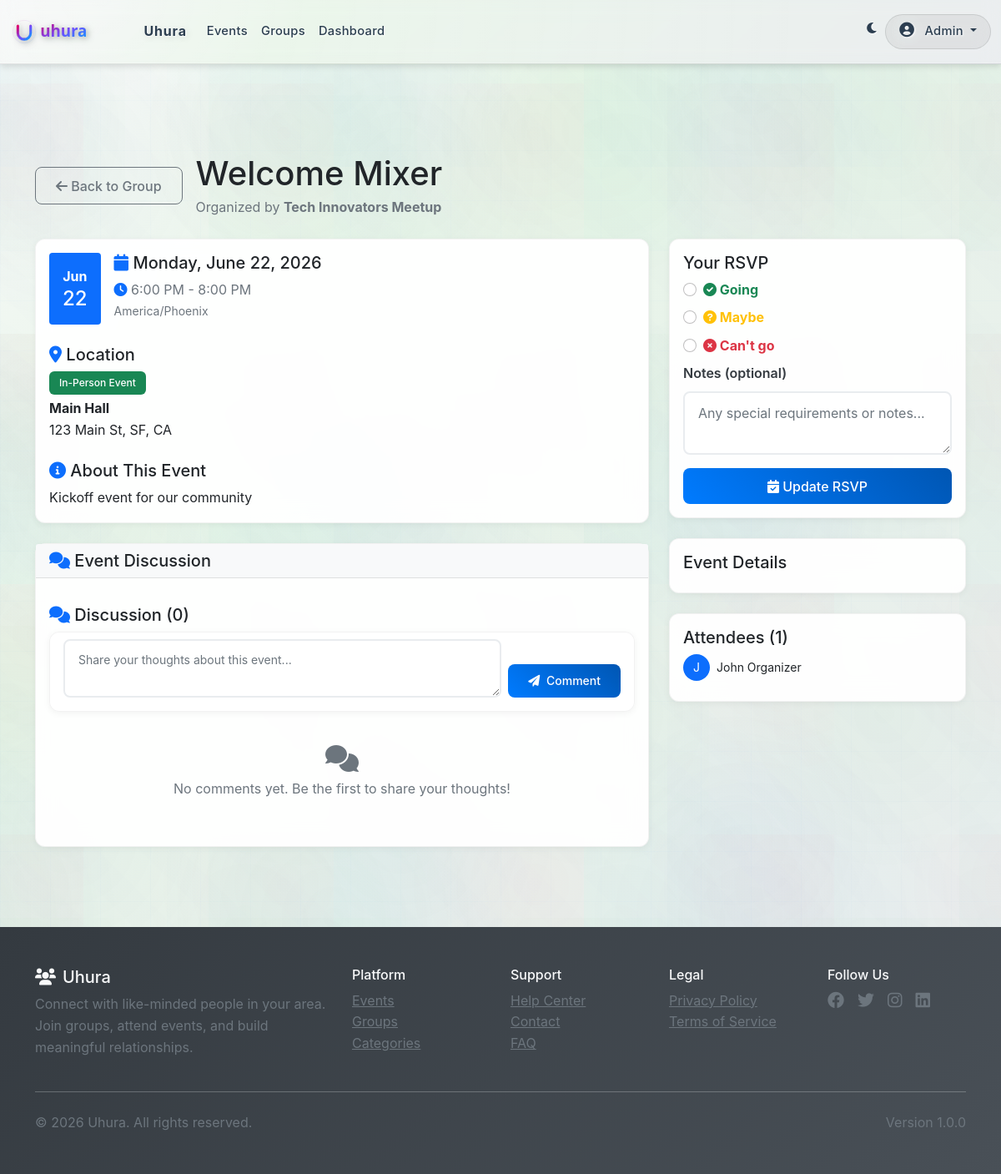
/event-detail.php?slug=welcome-mixer (signed in), run on the app's committed database.
### tables this page shows
CREATE TABLE IF NOT EXISTS `users` (
  `id` INT UNSIGNED NOT NULL AUTO_INCREMENT,
  `username` VARCHAR(50) NOT NULL UNIQUE,
  `email` VARCHAR(255) NOT NULL UNIQUE,
  `password_hash` VARCHAR(255) NOT NULL,
  `first_name` VARCHAR(100) NOT NULL,
  `last_name` VARCHAR(100) NOT NULL,
  `phone` VARCHAR(20) NULL,
  `bio` TEXT NULL,
  `profile_image` VARCHAR(255) NULL,
  `role` ENUM('member','organizer','admin','super_admin') DEFAULT 'member',
  `status` TINYINT NOT NULL DEFAULT 1 COMMENT '1=active,0=inactive,2=pending,3=suspended',
  `membership_expires_at` DATETIME NULL,
  `membership_paid` TINYINT(1) NOT NULL DEFAULT 0,
  `points` INT NOT NULL DEFAULT 0,
  `last_login` DATETIME NULL,
  `login_attempts` INT NOT NULL DEFAULT 0,
  `locked_until` DATETIME NULL,
  `email_verified` TINYINT(1) NOT NULL DEFAULT 0,
  `email_verification_token` VARCHAR(255) NULL,
  `password_reset_token` VARCHAR(255) NULL,
  `password_reset_expires` DATETIME NULL,
  `created_at` TIMESTAMP NULL DEFAULT CURRENT_TIMESTAMP,
  `updated_at` TIMESTAMP NULL DEFAULT CURRENT_TIMESTAMP ON UPDATE CURRENT_TIMESTAMP,
  PRIMARY KEY (`id`),
  KEY `idx_users_email` (`email`),
  KEY `idx_users_username` (`username`),
  KEY `idx_users_status` (`status`)
);

CREATE TABLE IF NOT EXISTS `events` (
  `id` INT UNSIGNED NOT NULL AUTO_INCREMENT,
  `title` VARCHAR(255) NOT NULL,
  `slug` VARCHAR(255) NOT NULL UNIQUE,
  `description` TEXT NULL,
  `group_id` INT UNSIGNED NOT NULL,
  `created_by` INT UNSIGNED NOT NULL,
  `event_date` DATE NOT NULL,
  `start_time` TIME NOT NULL,
  `end_time` TIME NULL,
  `timezone` VARCHAR(64) NOT NULL DEFAULT 'UTC',
  `location_type` ENUM('in_person','online','hybrid') NOT NULL DEFAULT 'in_person',
  `venue_name` VARCHAR(255) NULL,
  `venue_address` VARCHAR(500) NULL,
  `online_link` VARCHAR(500) NULL,
  `max_attendees` INT NULL,
  `registration_deadline` DATETIME NULL,
  `price` DECIMAL(10,2) NOT NULL DEFAULT 0.00,
  `currency` VARCHAR(3) NOT NULL DEFAULT 'USD',
  `cover_image` VARCHAR(255) NULL,
  `tags` JSON NULL,
  `requirements` TEXT NULL,
  `status` ENUM('draft','published','cancelled','completed') NOT NULL DEFAULT 'draft',
  `created_at` TIMESTAMP NULL DEFAULT CURRENT_TIMESTAMP,
  `updated_at` TIMESTAMP NULL DEFAULT CURRENT_TIMESTAMP ON UPDATE CURRENT_TIMESTAMP,
  PRIMARY KEY (`id`),
  KEY `idx_events_slug` (`slug`),
  KEY `idx_events_group` (`group_id`),
  KEY `idx_events_date_time` (`event_date`,`start_time`),
  CONSTRAINT `fk_events_group` FOREIGN KEY (`group_id`) REFERENCES `groups`(`id`) ON DELETE CASCADE,
  CONSTRAINT `fk_events_creator` FOREIGN KEY (`created_by`) REFERENCES `users`(`id`) ON DELETE CASCADE
);

CREATE TABLE IF NOT EXISTS `groups` (
  `id` INT UNSIGNED NOT NULL AUTO_INCREMENT,
  `name` VARCHAR(255) NOT NULL,
  `slug` VARCHAR(255) NOT NULL UNIQUE,
  `description` TEXT NULL,
  `image` VARCHAR(255) NULL,
  `privacy` ENUM('public','private','secret') NOT NULL DEFAULT 'public',
  `category_id` INT UNSIGNED NULL,
  `location_city` VARCHAR(100) NULL,
  `location_state` VARCHAR(100) NULL,
  `location_country` VARCHAR(100) NULL,
  `latitude` DECIMAL(10,8) NULL,
  `longitude` DECIMAL(11,8) NULL,
  `member_count` INT NOT NULL DEFAULT 0,
  `created_by` INT UNSIGNED NOT NULL,
  `status` TINYINT NOT NULL DEFAULT 1,
  `created_at` TIMESTAMP NULL DEFAULT CURRENT_TIMESTAMP,
  `updated_at` TIMESTAMP NULL DEFAULT CURRENT_TIMESTAMP ON UPDATE CURRENT_TIMESTAMP,
  PRIMARY KEY (`id`),
  KEY `idx_groups_slug` (`slug`),
  KEY `idx_groups_created_by` (`created_by`),
  CONSTRAINT `fk_groups_category` FOREIGN KEY (`category_id`) REFERENCES `categories`(`id`) ON DELETE SET NULL,
  CONSTRAINT `fk_groups_created_by` FOREIGN KEY (`created_by`) REFERENCES `users`(`id`) ON DELETE CASCADE
);

CREATE TABLE IF NOT EXISTS `event_attendees` (
  `id` INT UNSIGNED NOT NULL AUTO_INCREMENT,
  `event_id` INT UNSIGNED NOT NULL,
  `user_id` INT UNSIGNED NOT NULL,
  `status` ENUM('going','maybe','not_going','waitlist') NOT NULL DEFAULT 'going',
  `notes` TEXT NULL,
  `registered_at` TIMESTAMP NULL DEFAULT CURRENT_TIMESTAMP,
  PRIMARY KEY (`id`),
  UNIQUE KEY `uq_event_user` (`event_id`,`user_id`),
  KEY `idx_event_attendees_user` (`user_id`),
  CONSTRAINT `fk_event_attendees_event` FOREIGN KEY (`event_id`) REFERENCES `events`(`id`) ON DELETE CASCADE,
  CONSTRAINT `fk_event_attendees_user` FOREIGN KEY (`user_id`) REFERENCES `users`(`id`) ON DELETE CASCADE
);

### event-detail.php (the view, shortened to what the rows shown need)
<?php
require_once ROOT_PATH . '/src/helpers/functions.php';
require_once ROOT_PATH . '/src/models/Event.php';
require_once ROOT_PATH . '/src/models/User.php';
$eventModel = new Event();
$userModel  = new User();
$slug = $_GET['slug'] ?? '';
$event = $eventModel->getBySlug($slug);
$userId            = $_SESSION['user_id'] ?? null;
$userHasMembership = $userId ? $userModel->hasMembership($userId) : false;
$userRsvp          = $userId ? $eventModel->getUserRSVP($event['id'], $userId) : null;
$dt  = new DateTime("{$event['event_date']} {$event['start_time']}");
$attendees = $eventModel->getAttendees($event['id'], 'going');
$pageTitle = htmlspecialchars($event['title']);
require_once __DIR__ . '/src/views/layouts/header.php';
?>
<div class="container mt-4">
    <div class="d-flex align-items-center mb-4">
        <div class="flex-grow-1">
            <h1 class="mb-1"><?= $pageTitle ?></h1>
            <p class="text-muted mb-0">Organized by <strong><?= htmlspecialchars($event['group_name']) ?></strong></p>
        </div>
    </div>
    <div class="row">
        <div class="col-lg-8">
            <div class="card shadow-sm mb-4">
                <div class="card-body">
                    <div class="d-flex mb-4">
                        <div class="p-3 text-white bg-primary rounded text-center me-3">
                            <div class="fw-bold"><?= $dt->format('M') ?></div>
                            <div class="h4 mb-0"><?= $dt->format('d') ?></div>
                        </div>
                        <div>
                            <h5><i class="fas fa-calendar text-primary"></i> <?= $dt->format('l, F j, Y') ?></h5>
                            <p class="text-muted mb-0">
                                <i class="fas fa-clock text-primary"></i>
                                <?= date('g:i A', strtotime($event['start_time'])) ?>
                                <?= $event['end_time'] ? ' - ' . date('g:i A', strtotime($event['end_time'])) : '' ?>
                            </p>
                            <small class="text-muted"><?= htmlspecialchars($event['timezone'] ?? 'America/Phoenix') ?></small>
                        </div>
                    </div>
                    <h5 class="mb-2"><i class="fas fa-map-marker-alt text-primary"></i> Location</h5>
                    <?php
                        $locType = $event['location_type'];
                        $venue   = htmlspecialchars($event['venue_name'] ?? '');
                        $addr    = htmlspecialchars($event['venue_address'] ?? '');
                        $link    = htmlspecialchars($event['online_link'] ?? '');
                    ?>
                    <?php if ($locType === 'online'): ?>
                        <p class="mb-1"><span class="badge bg-info">Online Event</span></p>
                        <?php if ($link && $userRsvp && $userRsvp['status'] === 'going'): ?>
                            <a href="<?= $link ?>" class="btn btn-sm btn-outline-primary" target="_blank"><i class="fas fa-video"></i> Join Online</a>
                        <?php elseif ($link): ?>
                            <p class="text-muted"><i class="fas fa-lock"></i> Online link available to confirmed attendees</p>
                        <?php endif; ?>
                    <?php else: ?>
                        <p class="mb-1"><span class="badge bg-success">In-Person Event</span></p>
                        <p class="mb-0"><strong><?= $venue ?></strong><br><?= $addr ?></p>
                    <?php endif; ?>
                    <?php if (!empty($event['description'])): ?>
                        <div class="mt-4">
                            <h5 class="mb-2"><i class="fas fa-info-circle text-primary"></i> About This Event</h5>
                            <div class="event-description"><?= nl2br(htmlspecialchars($event['description'])) ?></div>
                        </div>
                    <?php endif; ?>
                </div>
            </div>
        </div>
        <div class="col-lg-4">
            <?php if (!empty($attendees)): ?>
                <div class="card shadow-sm">
                    <div class="card-body">
                        <?php foreach (array_slice($attendees, 0, 10) as $a): ?>
                            <div class="d-flex align-items-center mb-2">
                                <div class="bg-primary text-white rounded-circle d-flex align-items-center justify-content-center me-2"
                                     style="width:32px;height:32px;font-size:14px;">
                                    <?= strtoupper(substr($a['name'], 0, 1)) ?>
                                </div>
                                <span class="small"><?= htmlspecialchars($a['name']) ?></span>
                            </div>
                        <?php endforeach; ?>
                    </div>
                </div>
            <?php endif; ?>
        </div>
    </div>
</div>
<?php require_once __DIR__ . '/src/views/layouts/footer.php'; ?>

### src/views/layouts/header.php (shortened to what the rows shown need)
<!DOCTYPE html>
<html lang="en">
<head>
    <link href="https://cdn.jsdelivr.net/npm/bootstrap@5.1.3/dist/css/bootstrap.min.css" rel="stylesheet">
    <link href="https://cdnjs.cloudflare.com/ajax/libs/font-awesome/6.0.0/css/all.min.css" rel="stylesheet">
    <?php if (file_exists(ROOT_PATH . '/assets/css/clean-style.css')): ?>
        <link href="assets/css/clean-style.css" rel="stylesheet">
    <?php endif; ?>
    <link href="<?php echo BASE_URL; ?>/assets/css/header-responsive.css" rel="stylesheet">
</head>
<body>
    <nav class="fixed-top navbar navbar-expand-lg navbar-dark bg-primary">
        <div class="container">
            <div class="collapse navbar-collapse" id="navbarNav">
                <ul class="navbar-nav">
                    <?php if (isLoggedIn()): ?>
                        <?php $currentUser = getCurrentUser(); ?>
                        <?php $navbarFirstName = getUserFirstName($currentUser); ?>
                        <li class="nav-item dropdown">
                            <a class="nav-link dropdown-toggle" href="#" id="navbarDropdown" role="button" data-bs-toggle="dropdown" aria-expanded="false">
                                <i class="fas fa-user-circle me-1"></i>
                                <?php echo htmlspecialchars($navbarFirstName); ?>
                            </a>
                        </li>
                    <?php endif; ?>
                </ul>
            </div>
        </div>
    </nav>
    <main class="py-4" style="padding-top: 80px !important;">

### data on the page
users: first_name "Admin"
events: title "Welcome Mixer", group.name "Tech Innovators Meetup", $dt->format('M') "Jun", $dt->format('d') "22", $dt->format('l, F j, Y') "Monday, June 22, 2026", start_time "6:00 PM", end_time "8:00 PM", timezone "America/Phoenix", venue_name "Main Hall", venue_address "123 Main St, SF, CA", description "Kickoff event for our community"
event_attendees: name "J", name "John Organizer"

### other printed values
APP_NAME "Uhura"
$commentCount "0"
$submitText "Comment"
str_replace('_',' ',$val) "Going"
str_replace('_',' ',$val) "Maybe"
count($attendees) "1"
APP_VERSION "1.0.0"
